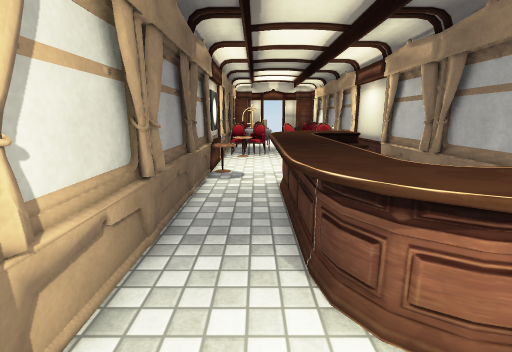
View 1 (above)

16 first-person views from a walk through a 3-D level made in the Unity game engine. The camera is 1.4 m above the floor, tilts 12° down and sees 85° across. The floor is counted in squares, 0.5 m on a side. Each view is taken from the middle of a square. On the plan, view 1 faces up. The plan holds only what a view shows up to about 19 squares ahead; the rest is blank. The player character is not drawn. Some surface patterns are stand-ins.

View 2
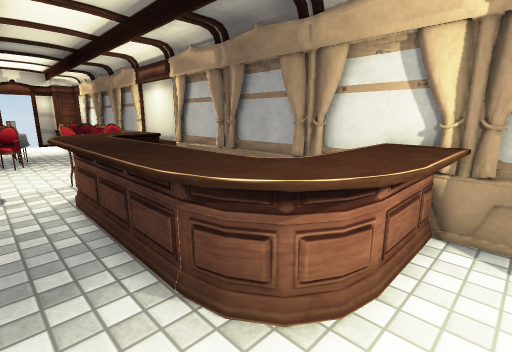

View 3
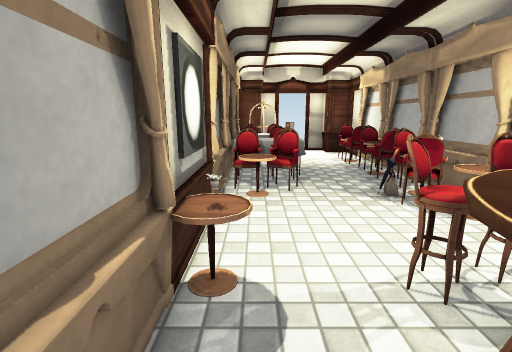

View 4
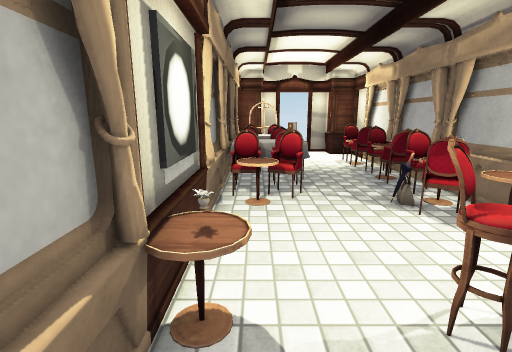

View 5
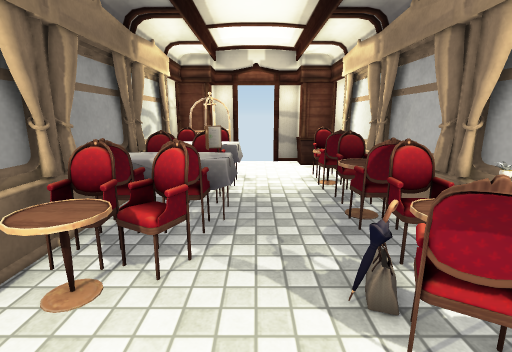

View 6
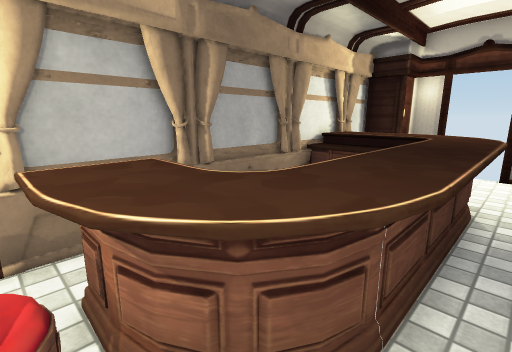

View 7
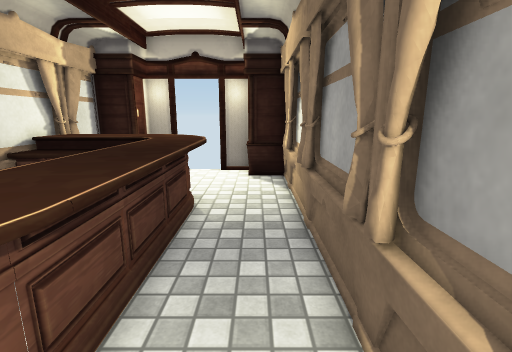

View 8
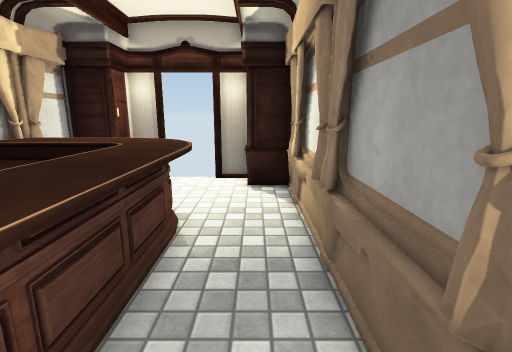

View 9
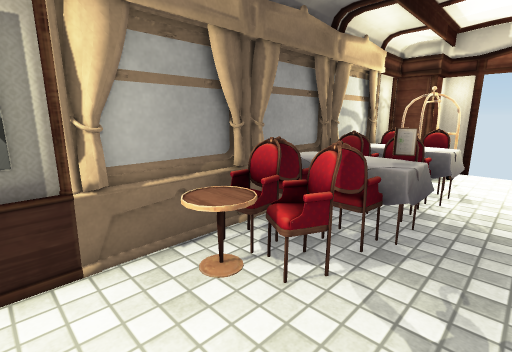

View 10
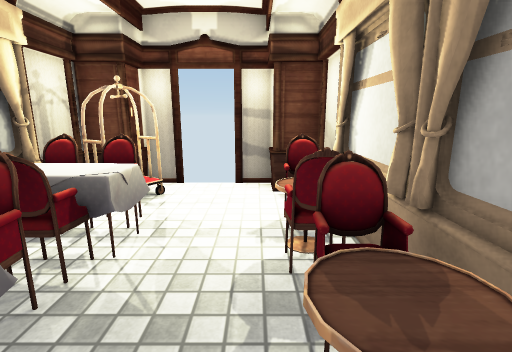

View 11
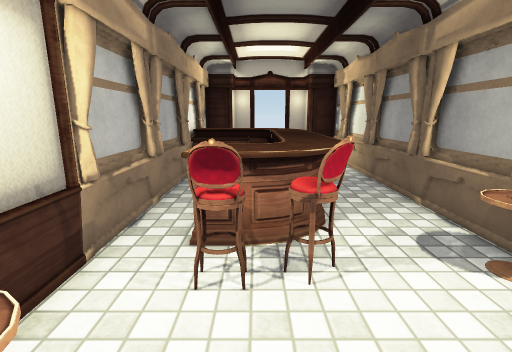

View 12
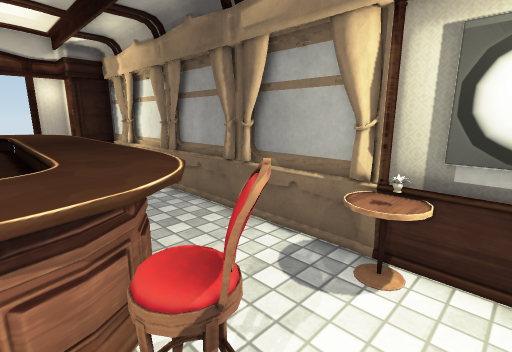

View 13
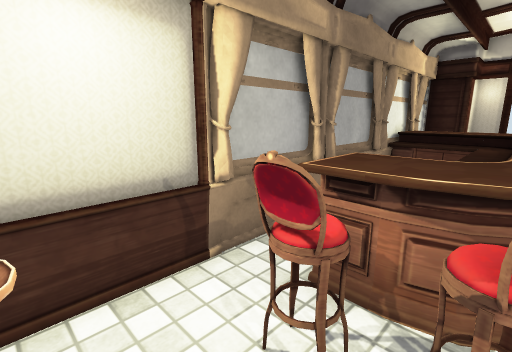

View 14
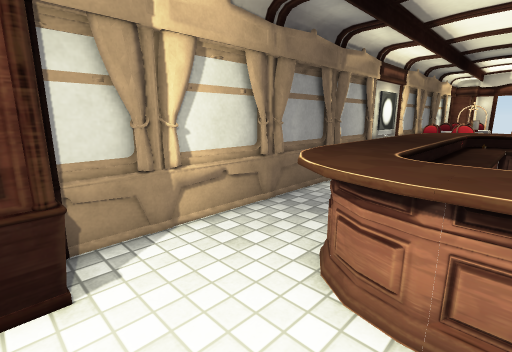

View 15
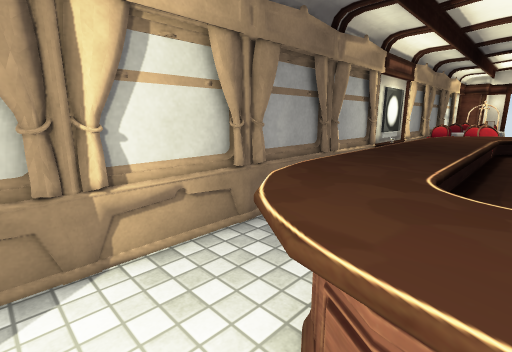

View 16
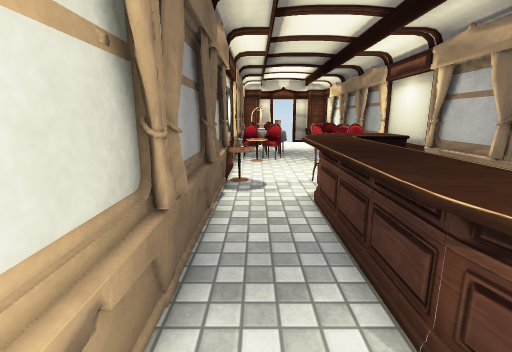

### Floor plan
Key: @ floor where view 1 was taken; # wall or solid block; x gap in a wall; . main floor; : floor 0.5 m higher than the main floor; = window, fence, low wall or low ledge; ^ raised ledge; O other object.
Columns run from 3 left of view 1 to 7 right of it. Each row starts with its distance up from view 1.
 34   ##x x##
 33  ##.....##
 32  ##O....##
 31  #OO.....#
 30  #OOO...O#
 29  #OOO...O#
 28  #OOO..OO#
 27  #::O...O#
 26 ##OOO...O#
 25 ##OOO...O#
 24 #OOOO..OO#
 23 ##OOO...O#
 22 ##OOO...O#
 21  #OOO...O#
 20  #OO...OO#
 19  #O....OO#
 18 ##.....OO#
 17 ##......O#
 16 #O.......#
 15 #OO..OOO.#
 14 #OO.OO^O.##
 13 ##..^^^O.##
 12 ##..^^^O.=#
 11  #..OOOO.##
 10  #.OOOO .##
  9  #.OOOO .##
  8  #.OOOO  =#
  7  #.OOOO  ##
  6  #.OOOO  ##
  5  #.OOOOOO##
  4  #..^^^OOO#
  3  #..^^^OOO#
  2  #...^^OO##
  1  #.......##
  0  ##@..  ##
 -1  ##.....##
 -2   ##x x##

Where each view was taken, in squares from view 1:
view 1: 0 up, 0 right, facing up
view 2: 1 up, 1 left, facing up-right
view 3: 10 up, 1 left, facing up
view 4: 11 up, 1 left, facing up
view 5: 16 up, 2 right, facing up
view 6: 14 up, 0 right, facing down-right
view 7: 13 up, 1 left, facing down
view 8: 11 up, 1 left, facing down
view 9: 17 up, 3 right, facing up-left
view 10: 22 up, 4 right, facing up
view 11: 19 up, 3 right, facing down
view 12: 16 up, 3 right, facing down-left
view 13: 17 up, 2 right, facing down-right
view 14: 1 down, 4 right, facing up-left
view 15: 1 up, 3 right, facing up-left
view 16: 2 up, 1 left, facing up
